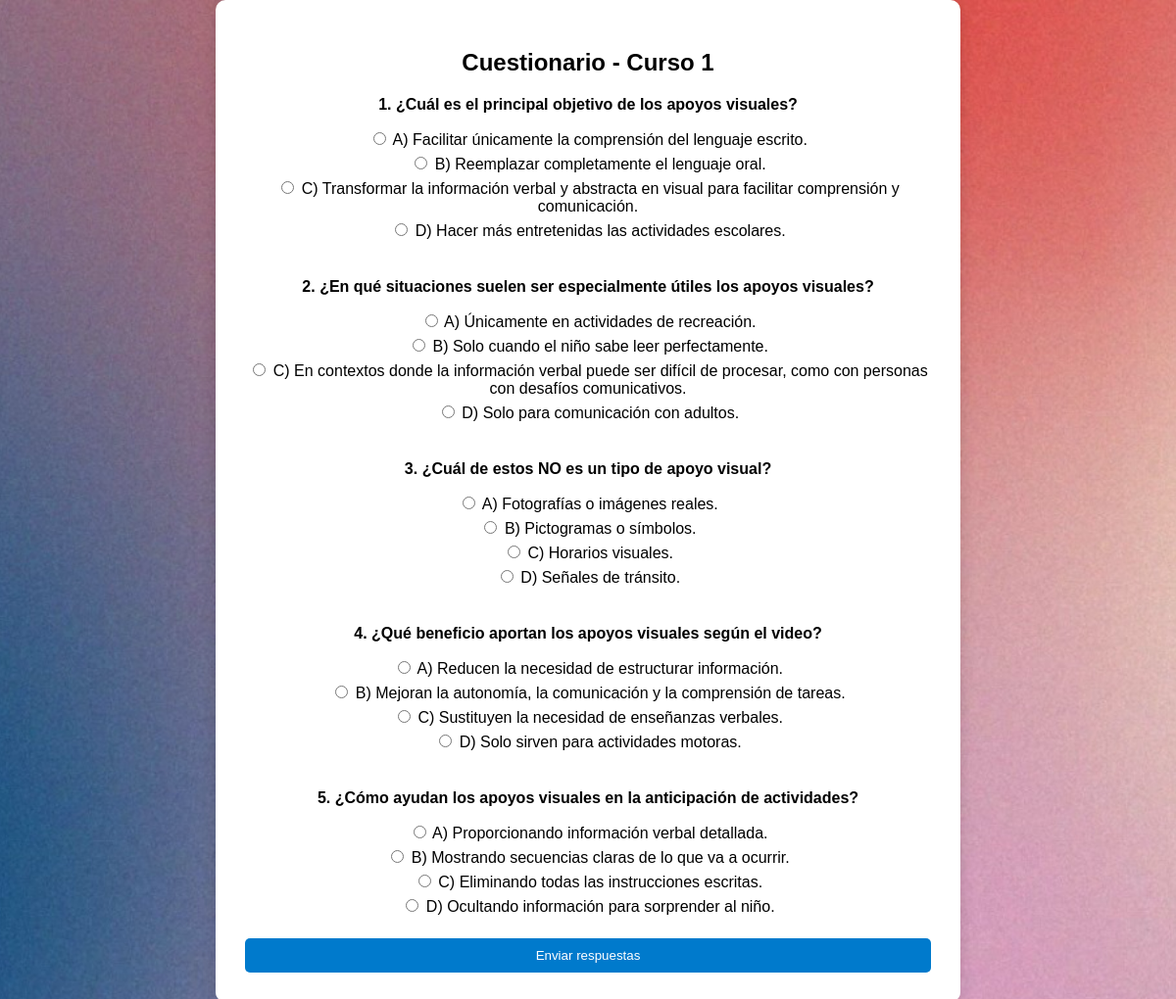
Screenshot of /cursos/1/cuestionario/ (signed in) with the database file from the repository.
### cursos/models.py (models this page shows, shortened)
class Curso(models.Model):
    titulo = models.CharField(max_length=200)
    descripcion = models.TextField()
    orden = models.PositiveIntegerField(unique=True)
    archivo_video = models.CharField(
    max_length=100,
    default='video1.txt',
    help_text="Nombre del archivo .txt del video (ej: video1.txt)")

class Pregunta(models.Model):
    curso = models.ForeignKey(Curso, on_delete=models.CASCADE)
    texto = models.TextField()

class Opcion(models.Model):
    pregunta = models.ForeignKey(Pregunta, on_delete=models.CASCADE)
    texto = models.CharField(max_length=300)
    es_correcta = models.BooleanField(default=False)

### cursos/views.py (the view, shortened to what this page needs)
# urls.py: path('<int:curso_id>/cuestionario/', cuestionario, name='cuestionario'),
@login_required
def cuestionario(request, curso_id):
    curso = get_object_or_404(Curso, id=curso_id)
    preguntas = Pregunta.objects.filter(curso=curso)
    if not preguntas.exists():
        return redirect('lista_cursos')
    return render(request, 'cursos/cuestionario.html', {
    'curso': curso,
    'preguntas': preguntas,
    'layout': 'layout-cuestionario'
    })

### templates/cursos/cuestionario.html (shortened to what this page needs)
{% extends 'base.html' %}
{% block contenido %}
<div class="caja" style="width: 700px;">
    <h2>Cuestionario - {{ curso.titulo }}</h2>
    <form method="post">
        {% for pregunta in preguntas %}
            <p><strong>{{ forloop.counter }}. {{ pregunta.texto }}</strong></p>
            {% for opcion in pregunta.opcion_set.all %}
                <label style="display:block; margin-bottom:5px;">
                    <input type="radio" name="{{ pregunta.id }}" value="{{ opcion.id }}">
                    {{ opcion.texto }}
                </label>
            {% endfor %}
            <br>
        {% endfor %}
        <button type="submit">Enviar respuestas</button>
    </form>
</div>
{% endblock %}

### static/css/estilos.css (style rules this page uses)
body { margin: 0; font-family: Arial, sans-serif; }
.caja { background: white; padding: 30px; width: 360px; border-radius: 10px; box-shadow: 0 0 15px rgba(0,0,0,0.15); text-align: center; }
h2 { margin-bottom: 20px; }
button { width: 100%; padding: 10px; background-color: #007acc; color: white; border: none; border-radius: 5px; cursor: pointer; }
body.layout-cuestionario { background-image: url("../fondos/dashboard_cuestionario_bg.png"); background-size: cover; background-position: center; background-repeat: no-repeat; }
body.layout-cuestionario .caja { text-align: center; }

### rows the page displays
Curso: titulo "Curso 1"
Pregunta: texto "¿Cuál es el principal objetivo de los apoyos visuales?"
Opcion: texto "A) Facilitar únicamente la comprensión del lenguaje escrito."
Opcion: texto "B) Reemplazar completamente el lenguaje oral."
Opcion: texto "C) Transformar la información verbal y abstracta en visual para facilitar comprensión y comunicación."
Opcion: texto "D) Hacer más entretenidas las actividades escolares."
Pregunta: texto "¿En qué situaciones suelen ser especialmente útiles los apoyos visuales?"
Opcion: texto "A) Únicamente en actividades de recreación."
Opcion: texto "B) Solo cuando el niño sabe leer perfectamente."
Opcion: texto "C) En contextos donde la información verbal puede ser difícil de procesar, como con personas con desafíos comunicativos."
Opcion: texto "D) Solo para comunicación con adultos."
Pregunta: texto "¿Cuál de estos NO es un tipo de apoyo visual?"
Opcion: texto "A) Fotografías o imágenes reales."
Opcion: texto "B) Pictogramas o símbolos."
Opcion: texto "C) Horarios visuales."
Opcion: texto "D) Señales de tránsito."
Pregunta: texto "¿Qué beneficio aportan los apoyos visuales según el video?"
Opcion: texto "A) Reducen la necesidad de estructurar información."
Opcion: texto "B) Mejoran la autonomía, la comunicación y la comprensión de tareas."
Opcion: texto "C) Sustituyen la necesidad de enseñanzas verbales."
Opcion: texto "D) Solo sirven para actividades motoras."
Pregunta: texto "¿Cómo ayudan los apoyos visuales en la anticipación de actividades?"
Opcion: texto "A) Proporcionando información verbal detallada."
Opcion: texto "B) Mostrando secuencias claras de lo que va a ocurrir."
Opcion: texto "C) Eliminando todas las instrucciones escritas."
Opcion: texto "D) Ocultando información para sorprender al niño."
